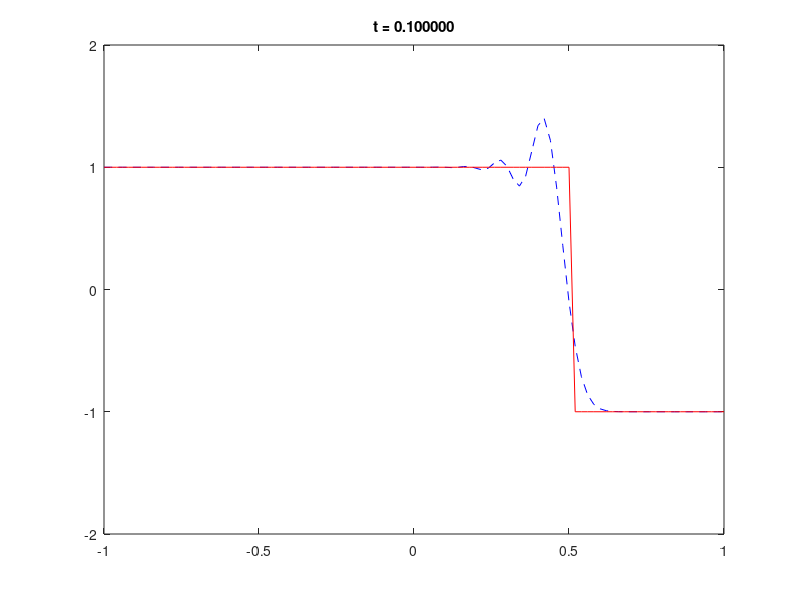
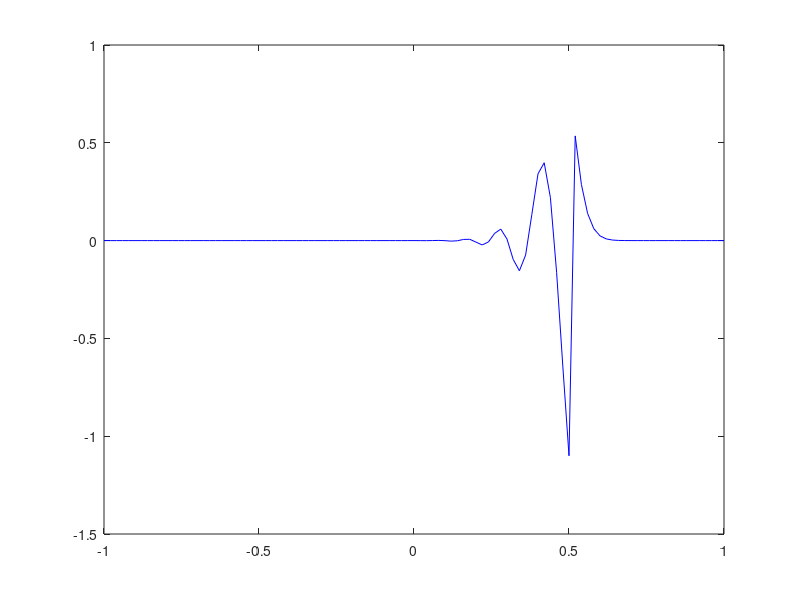

Reproduce these figures in MATLAB, in order.
%%%%%%%%%%%%%%%%%%%%%%%%%%%%%%%%%%%%%%%%%%%%%%%%%%%%%%%%%%%%%%%%%%%%%%%%%%%%%
%
% This MATLAB script computes the solution of the 1d advection equation
%
%    u_t + a u_x = 0
%
% on the domain -\infty < x < \infty with initial conditions
% 
%    u(x) = 1 for x < 0 and u(x) = -1 for x > 0
%
% the Lax-Wendroff scheme with a suboptimal time step.  For computational 
% purposes, the domain is truncated to -1 < x < 1 and the boundary 
% conditions are taken to be u(-1) = 1 and u(1) = -1. 
% 
% Kevin T. Chu
% 2007 September
% 
%%%%%%%%%%%%%%%%%%%%%%%%%%%%%%%%%%%%%%%%%%%%%%%%%%%%%%%%%%%%%%%%%%%%%%%%%%%%%

clear 
format long
format compact

% PDE parameters
a = 5;

% time integration parameters
t_init  = 0.0;
t_final = 0.1;

% number of grid cells to use in computation 
% NOTE: number of grid points is N = (N_cell+1)
N_cell = 100;

% construct grid
N = N_cell+1;
dx = 2/N_cell;
x = -1:dx:1;  x = x';   

% set dt
dt = 0.5*dx/a;

% construct central first-derivative operator (with boundary conditions)
G = (diag(ones(N-1,1),1) - diag(ones(N-1,1),-1))/2/dx;
G(1,2) = 0;    % no need to compute gradient at boundary 
G(N,N-1) = 0;  % no need to compute gradient at boundary 

% construct Laplacian operator (with boundary conditions) 
L = (diag(ones(N-1,1),1) - 2*diag(ones(N,1),0) + diag(ones(N-1,1),-1))/dx/dx;
L(1,1) = 0; L(1,2) = 0;   % no need to compute Laplacian at boundary 
L(N,N-1) = 0; L(N,N) = 0; % no need to compute Laplacian at boundary 

% set initial data
u_init = zeros(size(x));
idx = find(x <= 0);
u_init(idx) = 1;
idx = find(x > 0);
u_init(idx) = -1;


% Lax-Wendroff (suboptimal time step)
t = t_init;
u = u_init;
while (t < t_final)

  % compute exact solution
  u_exact = zeros(size(x));
  idx = find(x <= a*t);
  u_exact(idx) = 1;
  idx = find(x > a*t);
  u_exact(idx) = -1;

  % plot solution
  figure(1); clf;
  plot(x,u,'b--');
  hold on;
  plot(x,u_exact,'r');
  axis([-1 1 -2 2]);
  title_string = sprintf('t = %f',t);
  title(title_string);
  drawnow

  % impose boundary conditions
  u(1) = 1;
  u(N) = -1;

  % update solution
  u = u - a*dt*(G*u) + a*a*dt^2/2*(L*u); 

  % update time
  t = t + dt;

end

% compute exact solution
u_exact = zeros(size(x));
idx = find(x <= a*t);
u_exact(idx) = 1;
idx = find(x > a*t);
u_exact(idx) = -1;

% plot final result
figure(1); clf;
plot(x,u,'b--');
hold on;
plot(x,u_exact,'r');
axis([-1 1 -2 2]);
title_string = sprintf('t = %f',t);
title(title_string);

% compute error
err = u-u_exact;
err_L1_lax_wendroff = sum(abs(err))*dx
err_L_inf_lax_wendroff = max((err))

% plot error
figure(2); clf;
plot(x,err,'b-');  

